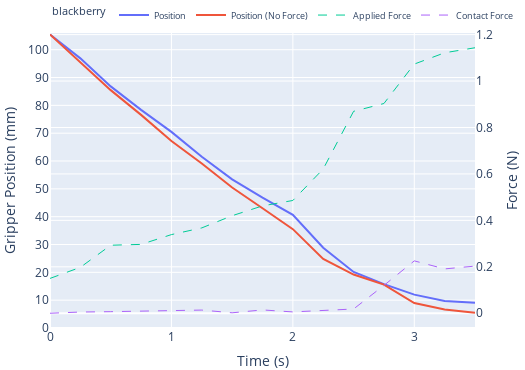
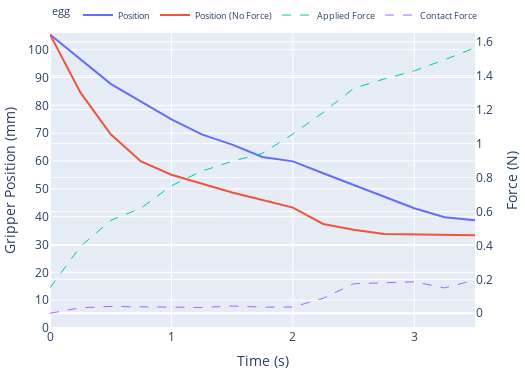
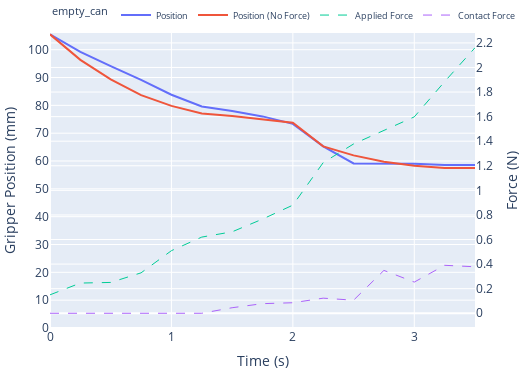
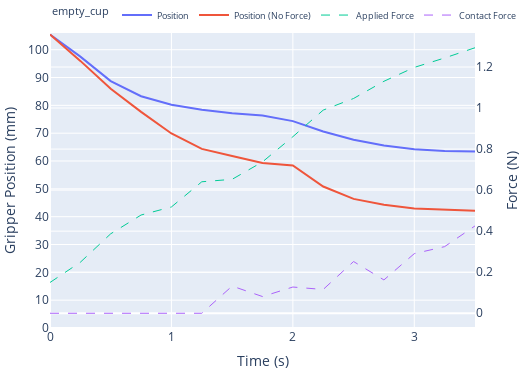

The cell these charts' notebook holds for them, in order:
### Code cell
import os
import pandas as pd
import numpy as np
import plotly.graph_objects as go
from collections import defaultdict

# Function to parse the files and compute averages
def parse_and_average_files(dp_go_files, dp_go_nf_files):
    dp_go_data = []
    dp_go_nf_data = []

    # Process dp_go files
    for file in dp_go_files:
        df = pd.read_csv(file)
        if len(df) < 15:  # Skip files with less than 16 rows
            print(f"Skipping {file}: not enough rows")
            continue
        df = df.iloc[:15]  # Only keep the first 15 timesteps
        dp_go_data.append(df)

    # Process dp_go_nf files
    for file in dp_go_nf_files:
        df = pd.read_csv(file)
        if len(df) < 15:  # Skip files with less than 16 rows
            print(f"Skipping {file}: not enough rows")
            continue
        df = df.iloc[:15]  # Only keep the first 15 timesteps
        dp_go_nf_data.append(df)

    # Compute average per timestep
    if dp_go_data:
        dp_go_avg = pd.concat(dp_go_data).groupby(level=0).mean()
    else:
        dp_go_avg = None
    
    if dp_go_nf_data:
        dp_go_nf_avg = pd.concat(dp_go_nf_data).groupby(level=0).mean()
    else:
        dp_go_nf_avg = None

    return dp_go_avg, dp_go_nf_avg

def plot_data(dp_go_avg, dp_go_nf_avg, object_name):
    fig = go.Figure()

    # Plot dp_go gripper position (left y-axis)
    if dp_go_avg is not None:
        fig.add_trace(go.Scatter(x=np.arange(15)*0.25, y=dp_go_avg['robot_state/gripper_position'], 
                                 mode='lines', name='Position', yaxis="y1"))

    # Plot dp_go_nf gripper position (left y-axis)
    if dp_go_nf_avg is not None:
        fig.add_trace(go.Scatter(x=np.arange(15)*0.25, y=dp_go_nf_avg['robot_state/gripper_position'], 
                                 mode='lines', name='Position (No Force)', yaxis="y1"))
        # print(dp_go_nf_avg['robot_state/gripper_position'])
    # Plot dp_go applied force (right y-axis, dashed and smaller width)
    if dp_go_avg is not None:
        fig.add_trace(go.Scatter(x=np.arange(15)*0.25, y=dp_go_avg['robot_state/applied_force'], 
                                 mode='lines', name='Applied Force', yaxis="y2", marker=dict(size=1), 
                                 line=dict(dash='dash', width=1)))

        # Plot dp_go contact force (right y-axis, dashed and smaller width)
        fig.add_trace(go.Scatter(x=np.arange(15)*0.25, y=dp_go_avg['robot_state/contact_force'], 
                                 mode='lines', name='Contact Force', yaxis="y2", 
                                 line=dict(dash='dash', width=1)))

    # Set up the layout
    fig.update_layout(
        xaxis_title="Time (s)",
        yaxis=dict(
            title="Gripper Position (mm)",
            side="left",
            tickmode='linear',
            range=[0, 106],
            # range=[0, 66],
            dtick=10,  # Y-axis interval of 10mm
        ),
        yaxis2=dict(
            title="Force (N)",
            overlaying="y",
            side="right",
            tickmode='linear',
            dtick=0.2,  # Y-axis interval of 0.2N
        ),
        legend=dict(
            x=0,              # Keep legend aligned to the left
            y=1.11,            # Elevate the legend higher to avoid overlap
            orientation="h",  # Horizontal layout for the legend
            title=f"{object_name}",
            font=dict(
                size=9       # Smaller font to fit in one row
            ),
            itemsizing='trace',  # Keep legend item size constant
        ),
        width=525,  # Plot width
        height=370,  # Plot height
        margin=dict(l=50,r=50,b=0,t=1),
    )

    fig.show()
    save_pth = f"dp_plots/{object_name}.png"
    # fig.write_image(save_pth)



# Using the previously created grouped_files
def generate_plots_for_grouped_files(grouped_files):
    for obj, files in grouped_files.items():
        # Separate dp_go and dp_go_nf files
        dp_go_files = [f['filename'] for f in files if 'dp_go' == f['cfg'] and "nograsp" not in f['failreason']]
        dp_go_nf_files = [f['filename'] for f in files if 'dp_go_nf' == f['cfg'] and "nograsp" not in f['failreason']]
        print(dp_go_nf_files)
        
        # Parse and average the data
        dp_go_avg, dp_go_nf_avg = parse_and_average_files(dp_go_files, dp_go_nf_files)
        
        # Generate the plot
        plot_data(dp_go_avg, dp_go_nf_avg, obj)

generate_plots_for_grouped_files(grouped_files)

### Figure 1 — Plotly figure (JSON) as saved in the notebook; plotly's stock layout.template omitted (floating-point values rounded to 4 significant figures)
{"data": [{"mode": "lines", "name": "Position", "type": "scatter", "x": [0, 0.25, 0.5, 0.75, 1, 1.25, 1.5, 1.75, 2, 2.25, 2.5, 2.75, 3, 3.25, 3.5], "y": [105.4, 96.89, 86.81, 78.38, 70.47, 61.53, 53.39, 46.86, 40.68, 28.85, 20.13, 15.78, 11.99, 9.711, 9.067], "yaxis": "y"}, {"mode": "lines", "name": "Position (No Force)", "type": "scatter", "x": [0, 0.25, 0.5, 0.75, 1, 1.25, 1.5, 1.75, 2, 2.25, 2.5, 2.75, 3, 3.25, 3.5], "y": [105.5, 95.48, 85.48, 76.58, 67.22, 59.09, 50.47, 43.04, 35.52, 24.81, 19.2, 15.57, 8.977, 6.646, 5.48], "yaxis": "y"}, {"line": {"dash": "dash", "width": 1}, "marker": {"size": 1}, "mode": "lines", "name": "Applied Force", "type": "scatter", "x": [0, 0.25, 0.5, 0.75, 1, 1.25, 1.5, 1.75, 2, 2.25, 2.5, 2.75, 3, 3.25, 3.5], "y": [0.15, 0.1977, 0.293, 0.2966, 0.3387, 0.3676, 0.42, 0.4624, 0.4857, 0.6213, 0.8696, 0.9033, 1.073, 1.122, 1.143], "yaxis": "y2"}, {"line": {"dash": "dash", "width": 1}, "mode": "lines", "name": "Contact Force", "type": "scatter", "x": [0, 0.25, 0.5, 0.75, 1, 1.25, 1.5, 1.75, 2, 2.25, 2.5, 2.75, 3, 3.25, 3.5], "y": [0, 0.005286, 0.006857, 0.01, 0.01029, 0.01371, 0.002, 0.01429, 0.005714, 0.01071, 0.01829, 0.1199, 0.2256, 0.191, 0.203], "yaxis": "y2"}], "layout": {"height": 370, "legend": {"font": {"size": 9}, "itemsizing": "trace", "orientation": "h", "title": {"text": "blackberry"}, "x": 0, "y": 1.11}, "margin": {"b": 0, "l": 50, "r": 50, "t": 1}, "width": 525, "xaxis": {"title": {"text": "Time (s)"}}, "yaxis": {"dtick": 10, "range": [0, 106], "side": "left", "tickmode": "linear", "title": {"text": "Gripper Position (mm)"}}, "yaxis2": {"dtick": 0.2, "overlaying": "y", "side": "right", "tickmode": "linear", "title": {"text": "Force (N)"}}}}

### Figure 2 — Plotly figure (JSON) as saved in the notebook; plotly's stock layout.template omitted (floating-point values rounded to 4 significant figures)
{"data": [{"mode": "lines", "name": "Position", "type": "scatter", "x": [0, 0.25, 0.5, 0.75, 1, 1.25, 1.5, 1.75, 2, 2.25, 2.5, 2.75, 3, 3.25, 3.5], "y": [105.5, 96.43, 87.72, 81.32, 74.93, 69.55, 65.89, 61.48, 59.88, 55.59, 51.4, 47.07, 43.04, 39.82, 38.68], "yaxis": "y"}, {"mode": "lines", "name": "Position (No Force)", "type": "scatter", "x": [0, 0.25, 0.5, 0.75, 1, 1.25, 1.5, 1.75, 2, 2.25, 2.5, 2.75, 3, 3.25, 3.5], "y": [105.5, 84.65, 69.6, 59.85, 55.07, 51.88, 48.71, 46.01, 43.26, 37.39, 35.32, 33.79, 33.6, 33.41, 33.29], "yaxis": "y"}, {"line": {"dash": "dash", "width": 1}, "marker": {"size": 1}, "mode": "lines", "name": "Applied Force", "type": "scatter", "x": [0, 0.25, 0.5, 0.75, 1, 1.25, 1.5, 1.75, 2, 2.25, 2.5, 2.75, 3, 3.25, 3.5], "y": [0.15, 0.3929, 0.5476, 0.6202, 0.7516, 0.8381, 0.8959, 0.9433, 1.056, 1.184, 1.326, 1.381, 1.429, 1.495, 1.565], "yaxis": "y2"}, {"line": {"dash": "dash", "width": 1}, "mode": "lines", "name": "Contact Force", "type": "scatter", "x": [0, 0.25, 0.5, 0.75, 1, 1.25, 1.5, 1.75, 2, 2.25, 2.5, 2.75, 3, 3.25, 3.5], "y": [0, 0.0321, 0.0401, 0.0383, 0.0379, 0.0339, 0.0426, 0.036, 0.0368, 0.0882, 0.174, 0.181, 0.1852, 0.1497, 0.1963], "yaxis": "y2"}], "layout": {"height": 370, "legend": {"font": {"size": 9}, "itemsizing": "trace", "orientation": "h", "title": {"text": "egg"}, "x": 0, "y": 1.11}, "margin": {"b": 0, "l": 50, "r": 50, "t": 1}, "width": 525, "xaxis": {"title": {"text": "Time (s)"}}, "yaxis": {"dtick": 10, "range": [0, 106], "side": "left", "tickmode": "linear", "title": {"text": "Gripper Position (mm)"}}, "yaxis2": {"dtick": 0.2, "overlaying": "y", "side": "right", "tickmode": "linear", "title": {"text": "Force (N)"}}}}

### Figure 3 — Plotly figure (JSON) as saved in the notebook; plotly's stock layout.template omitted (floating-point values rounded to 4 significant figures)
{"data": [{"mode": "lines", "name": "Position", "type": "scatter", "x": [0, 0.25, 0.5, 0.75, 1, 1.25, 1.5, 1.75, 2, 2.25, 2.5, 2.75, 3, 3.25, 3.5], "y": [105.5, 99.22, 94.09, 89.14, 83.82, 79.61, 77.97, 76.03, 73.35, 65.29, 59.11, 59.01, 59.01, 58.54, 58.54], "yaxis": "y"}, {"mode": "lines", "name": "Position (No Force)", "type": "scatter", "x": [0, 0.25, 0.5, 0.75, 1, 1.25, 1.5, 1.75, 2, 2.25, 2.5, 2.75, 3, 3.25, 3.5], "y": [105.5, 96.35, 89.36, 83.67, 79.8, 77.11, 76.19, 75.0, 73.78, 65.27, 62.03, 59.74, 58.31, 57.51, 57.52], "yaxis": "y"}, {"line": {"dash": "dash", "width": 1}, "marker": {"size": 1}, "mode": "lines", "name": "Applied Force", "type": "scatter", "x": [0, 0.25, 0.5, 0.75, 1, 1.25, 1.5, 1.75, 2, 2.25, 2.5, 2.75, 3, 3.25, 3.5], "y": [0.15, 0.2457, 0.2508, 0.3288, 0.5092, 0.6198, 0.6628, 0.7662, 0.8797, 1.226, 1.378, 1.489, 1.598, 1.885, 2.161], "yaxis": "y2"}, {"line": {"dash": "dash", "width": 1}, "mode": "lines", "name": "Contact Force", "type": "scatter", "x": [0, 0.25, 0.5, 0.75, 1, 1.25, 1.5, 1.75, 2, 2.25, 2.5, 2.75, 3, 3.25, 3.5], "y": [0, 0, 0, 0, 0, 0, 0.045, 0.078, 0.0855, 0.1228, 0.1062, 0.3487, 0.2537, 0.3902, 0.3782], "yaxis": "y2"}], "layout": {"height": 370, "legend": {"font": {"size": 9}, "itemsizing": "trace", "orientation": "h", "title": {"text": "empty_can"}, "x": 0, "y": 1.11}, "margin": {"b": 0, "l": 50, "r": 50, "t": 1}, "width": 525, "xaxis": {"title": {"text": "Time (s)"}}, "yaxis": {"dtick": 10, "range": [0, 106], "side": "left", "tickmode": "linear", "title": {"text": "Gripper Position (mm)"}}, "yaxis2": {"dtick": 0.2, "overlaying": "y", "side": "right", "tickmode": "linear", "title": {"text": "Force (N)"}}}}

### Figure 4 — Plotly figure (JSON) as saved in the notebook; plotly's stock layout.template omitted (floating-point values rounded to 4 significant figures)
{"data": [{"mode": "lines", "name": "Position", "type": "scatter", "x": [0, 0.25, 0.5, 0.75, 1, 1.25, 1.5, 1.75, 2, 2.25, 2.5, 2.75, 3, 3.25, 3.5], "y": [105.4, 97.52, 88.73, 83.3, 80.21, 78.39, 77.17, 76.35, 74.33, 70.58, 67.67, 65.57, 64.22, 63.64, 63.43], "yaxis": "y"}, {"mode": "lines", "name": "Position (No Force)", "type": "scatter", "x": [0, 0.25, 0.5, 0.75, 1, 1.25, 1.5, 1.75, 2, 2.25, 2.5, 2.75, 3, 3.25, 3.5], "y": [105.5, 95.98, 85.97, 77.65, 69.9, 64.36, 61.78, 59.33, 58.4, 50.83, 46.39, 44.3, 42.95, 42.46, 42.1], "yaxis": "y"}, {"line": {"dash": "dash", "width": 1}, "marker": {"size": 1}, "mode": "lines", "name": "Applied Force", "type": "scatter", "x": [0, 0.25, 0.5, 0.75, 1, 1.25, 1.5, 1.75, 2, 2.25, 2.5, 2.75, 3, 3.25, 3.5], "y": [0.15, 0.2487, 0.3872, 0.4787, 0.518, 0.6407, 0.6527, 0.7376, 0.8604, 0.9899, 1.047, 1.13, 1.198, 1.244, 1.294], "yaxis": "y2"}, {"line": {"dash": "dash", "width": 1}, "mode": "lines", "name": "Contact Force", "type": "scatter", "x": [0, 0.25, 0.5, 0.75, 1, 1.25, 1.5, 1.75, 2, 2.25, 2.5, 2.75, 3, 3.25, 3.5], "y": [0, 0, 0, 0, 0, 0, 0.1324, 0.08144, 0.1278, 0.1159, 0.252, 0.1624, 0.2904, 0.3246, 0.4256], "yaxis": "y2"}], "layout": {"height": 370, "legend": {"font": {"size": 9}, "itemsizing": "trace", "orientation": "h", "title": {"text": "empty_cup"}, "x": 0, "y": 1.11}, "margin": {"b": 0, "l": 50, "r": 50, "t": 1}, "width": 525, "xaxis": {"title": {"text": "Time (s)"}}, "yaxis": {"dtick": 10, "range": [0, 106], "side": "left", "tickmode": "linear", "title": {"text": "Gripper Position (mm)"}}, "yaxis2": {"dtick": 0.2, "overlaying": "y", "side": "right", "tickmode": "linear", "title": {"text": "Force (N)"}}}}
